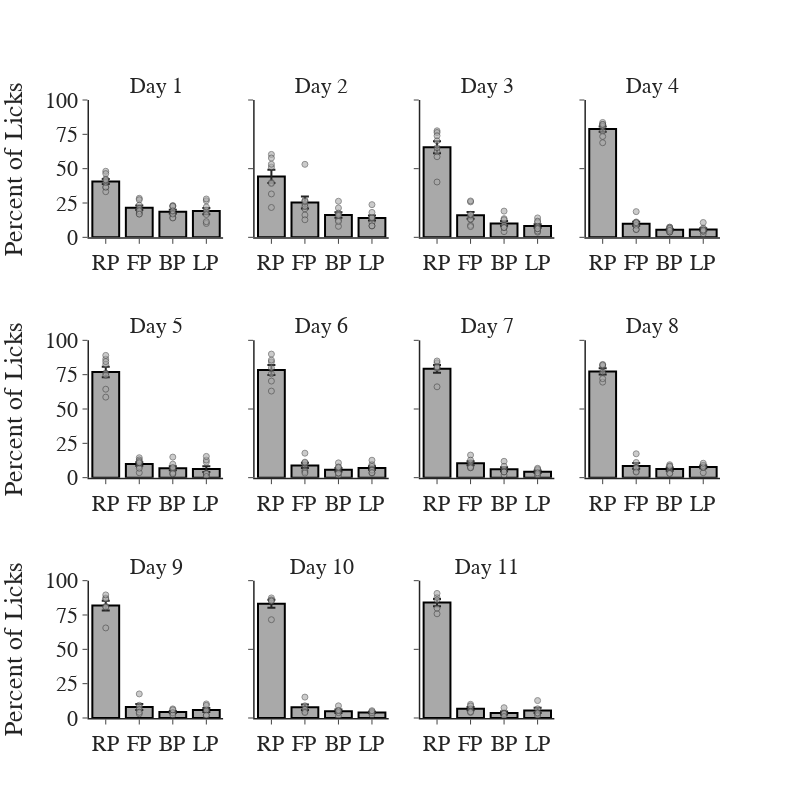

Notebook code cell kept with this figure:
### Code cell
## Young mice in A
age_group = 'Young Adult'
context = 'A'
x_axis = ['RP', 'FP', 'BP', 'LP']
licks = avg_licks[(avg_licks['group'] == age_group) & (avg_licks['session'] == context)]
fig = pf.custom_graph_template(x_title='', y_title='', rows=3, columns=4, shared_y=True, height=800, width=800,
                               titles=[f'Day {x}' for x in np.arange(1, licks.shape[0]+1)])
for idx, day in enumerate(licks['context_day'].unique()):
    if idx < 4:
        row, col = 1, idx + 1
    elif (idx >= 4) & (idx < 8):
        row, col = 2, idx - 3
    else:
        row, col = 3, idx - 7

    pdata = licks[licks['context_day'] == day]
    y_data = [pdata['reward_ports']['mean'].values[0],
              pdata['front_ports']['mean'].values[0],
              pdata['back_ports']['mean'].values[0],
              pdata['final_ports']['mean'].values[0]]
    y_sem = [pdata['reward_ports']['sem'].values[0],
              pdata['front_ports']['sem'].values[0],
              pdata['back_ports']['sem'].values[0],
              pdata['final_ports']['sem'].values[0]]
    fig.add_trace(go.Bar(x=x_axis, y=y_data, showlegend=False, marker_color=group_colors_dict[age_group],
                         error_y=dict(type='data', array=y_sem), marker_line_color='black', marker_line_width=2), row=row, col=col)

sub_df = lick_df[(lick_df['session'] == context) & (lick_df['group'] == age_group)]
for mouse in sub_df['mouse'].unique():
    mdata = sub_df[sub_df['mouse'] == mouse]
    for idx, day in enumerate(mdata['context_day'].unique()):
        if idx < 4:
            row, col = 1, idx + 1
        elif (idx >= 4) & (idx < 8):
            row, col = 2, idx - 3
        else:
            row, col = 3, idx - 7
        
        data = mdata[mdata['context_day'] == day]
        fig.add_trace(go.Scatter(x=x_axis, y=data.loc[:, ['reward_ports', 'front_ports', 'back_ports', 'final_ports']].to_numpy()[0],
                                 mode='markers', marker_color=group_colors_dict[age_group], marker=dict(line=dict(width=1)),
                                 name=mouse, showlegend=False, opacity=0.6), row=row, col=col)
fig.update_yaxes(title='Percent of Licks', col=1, dtick=25, range=[0, 100])
fig.show()

### Figure 1 — Plotly figure (JSON) as saved in the notebook; plotly's stock layout.template omitted (floating-point values rounded to 4 significant figures)
{"data": [{"error_y": {"array": [1.813, 1.589, 1.318, 2.276], "type": "data"}, "marker": {"color": "darkgrey", "line": {"color": "black", "width": 2}}, "showlegend": false, "type": "bar", "x": ["RP", "FP", "BP", "LP"], "xaxis": "x", "y": [40.61, 21.51, 18.72, 19.16], "yaxis": "y"}, {"error_y": {"array": [4.783, 4.327, 2.04, 1.83], "type": "data"}, "marker": {"color": "darkgrey", "line": {"color": "black", "width": 2}}, "showlegend": false, "type": "bar", "x": ["RP", "FP", "BP", "LP"], "xaxis": "x2", "y": [44.38, 25.35, 16.24, 14.02], "yaxis": "y2"}, {"error_y": {"array": [4.33, 2.469, 1.681, 1.313], "type": "data"}, "marker": {"color": "darkgrey", "line": {"color": "black", "width": 2}}, "showlegend": false, "type": "bar", "x": ["RP", "FP", "BP", "LP"], "xaxis": "x3", "y": [65.57, 16.04, 10.15, 8.235], "yaxis": "y3"}, {"error_y": {"array": [1.838, 1.458, 0.5472, 0.8442], "type": "data"}, "marker": {"color": "darkgrey", "line": {"color": "black", "width": 2}}, "showlegend": false, "type": "bar", "x": ["RP", "FP", "BP", "LP"], "xaxis": "x4", "y": [78.79, 9.967, 5.537, 5.701], "yaxis": "y4"}, {"error_y": {"array": [3.829, 1.245, 1.457, 2.085], "type": "data"}, "marker": {"color": "darkgrey", "line": {"color": "black", "width": 2}}, "showlegend": false, "type": "bar", "x": ["RP", "FP", "BP", "LP"], "xaxis": "x5", "y": [77.0, 9.91, 6.804, 6.282], "yaxis": "y5"}, {"error_y": {"array": [3.557, 1.914, 1.243, 1.287], "type": "data"}, "marker": {"color": "darkgrey", "line": {"color": "black", "width": 2}}, "showlegend": false, "type": "bar", "x": ["RP", "FP", "BP", "LP"], "xaxis": "x6", "y": [78.39, 8.882, 5.766, 6.962], "yaxis": "y6"}, {"error_y": {"array": [2.747, 1.494, 1.448, 0.9217], "type": "data"}, "marker": {"color": "darkgrey", "line": {"color": "black", "width": 2}}, "showlegend": false, "type": "bar", "x": ["RP", "FP", "BP", "LP"], "xaxis": "x7", "y": [79.22, 10.49, 6.061, 4.229], "yaxis": "y7"}, {"error_y": {"array": [2.238, 2.031, 1.139, 0.956], "type": "data"}, "marker": {"color": "darkgrey", "line": {"color": "black", "width": 2}}, "showlegend": false, "type": "bar", "x": ["RP", "FP", "BP", "LP"], "xaxis": "x8", "y": [77.36, 8.577, 6.218, 7.842], "yaxis": "y8"}, {"error_y": {"array": [3.559, 2.124, 0.6663, 1.446], "type": "data"}, "marker": {"color": "darkgrey", "line": {"color": "black", "width": 2}}, "showlegend": false, "type": "bar", "x": ["RP", "FP", "BP", "LP"], "xaxis": "x9", "y": [81.87, 8.007, 4.368, 5.756], "yaxis": "y9"}, {"error_y": {"array": [2.916, 2.028, 1.228, 0.4926], "type": "data"}, "marker": {"color": "darkgrey", "line": {"color": "black", "width": 2}}, "showlegend": false, "type": "bar", "x": ["RP", "FP", "BP", "LP"], "xaxis": "x10", "y": [83.14, 7.832, 4.952, 4.074], "yaxis": "y10"}, {"error_y": {"array": [2.688, 1.155, 1.075, 1.965], "type": "data"}, "marker": {"color": "darkgrey", "line": {"color": "black", "width": 2}}, "showlegend": false, "type": "bar", "x": ["RP", "FP", "BP", "LP"], "xaxis": "x11", "y": [84.04, 6.823, 3.581, 5.554], "yaxis": "y11"}, {"marker": {"color": "darkgrey", "line": {"width": 1}}, "mode": "markers", "name": "mca24", "opacity": 0.6, "showlegend": false, "type": "scatter", "x": ["RP", "FP", "BP", "LP"], "xaxis": "x", "y": [36.35, 28.41, 16.61, 18.63], "yaxis": "y"}, {"marker": {"color": "darkgrey", "line": {"width": 1}}, "mode": "markers", "name": "mca24", "opacity": 0.6, "showlegend": false, "type": "scatter", "x": ["RP", "FP", "BP", "LP"], "xaxis": "x2", "y": [39.93, 24.32, 21.38, 14.38], "yaxis": "y2"}, {"marker": {"color": "darkgrey", "line": {"width": 1}}, "mode": "markers", "name": "mca24", "opacity": 0.6, "showlegend": false, "type": "scatter", "x": ["RP", "FP", "BP", "LP"], "xaxis": "x3", "y": [62.25, 25.8, 8.19, 3.756], "yaxis": "y3"}, {"marker": {"color": "darkgrey", "line": {"width": 1}}, "mode": "markers", "name": "mca24", "opacity": 0.6, "showlegend": false, "type": "scatter", "x": ["RP", "FP", "BP", "LP"], "xaxis": "x4", "y": [82.2, 11.21, 3.956, 2.637], "yaxis": "y4"}, {"marker": {"color": "darkgrey", "line": {"width": 1}}, "mode": "markers", "name": "mca24", "opacity": 0.6, "showlegend": false, "type": "scatter", "x": ["RP", "FP", "BP", "LP"], "xaxis": "x5", "y": [86.33, 8.246, 2.61, 2.818], "yaxis": "y5"}, {"marker": {"color": "darkgrey", "line": {"width": 1}}, "mode": "markers", "name": "mca24", "opacity": 0.6, "showlegend": false, "type": "scatter", "x": ["RP", "FP", "BP", "LP"], "xaxis": "x6", "y": [89.99, 5.397, 1.276, 3.337], "yaxis": "y6"}, {"marker": {"color": "darkgrey", "line": {"width": 1}}, "mode": "markers", "name": "mca25", "opacity": 0.6, "showlegend": false, "type": "scatter", "x": ["RP", "FP", "BP", "LP"], "xaxis": "x", "y": [48.11, 27.38, 14.41, 10.1], "yaxis": "y"}, {"marker": {"color": "darkgrey", "line": {"width": 1}}, "mode": "markers", "name": "mca25", "opacity": 0.6, "showlegend": false, "type": "scatter", "x": ["RP", "FP", "BP", "LP"], "xaxis": "x2", "y": [60.38, 20.75, 8.019, 10.85], "yaxis": "y2"}, {"marker": {"color": "darkgrey", "line": {"width": 1}}, "mode": "markers", "name": "mca25", "opacity": 0.6, "showlegend": false, "type": "scatter", "x": ["RP", "FP", "BP", "LP"], "xaxis": "x3", "y": [77.57, 8.745, 9.125, 4.563], "yaxis": "y3"}, {"marker": {"color": "darkgrey", "line": {"width": 1}}, "mode": "markers", "name": "mca25", "opacity": 0.6, "showlegend": false, "type": "scatter", "x": ["RP", "FP", "BP", "LP"], "xaxis": "x4", "y": [81.82, 8.312, 3.896, 5.974], "yaxis": "y4"}, {"marker": {"color": "darkgrey", "line": {"width": 1}}, "mode": "markers", "name": "mca25", "opacity": 0.6, "showlegend": false, "type": "scatter", "x": ["RP", "FP", "BP", "LP"], "xaxis": "x5", "y": [89.03, 3.613, 6.194, 1.161], "yaxis": "y5"}, {"marker": {"color": "darkgrey", "line": {"width": 1}}, "mode": "markers", "name": "mca26", "opacity": 0.6, "showlegend": false, "type": "scatter", "x": ["RP", "FP", "BP", "LP"], "xaxis": "x", "y": [33.23, 17.06, 23.12, 26.59], "yaxis": "y"}, {"marker": {"color": "darkgrey", "line": {"width": 1}}, "mode": "markers", "name": "mca26", "opacity": 0.6, "showlegend": false, "type": "scatter", "x": ["RP", "FP", "BP", "LP"], "xaxis": "x2", "y": [31.6, 26.93, 17.67, 23.8], "yaxis": "y2"}, {"marker": {"color": "darkgrey", "line": {"width": 1}}, "mode": "markers", "name": "mca26", "opacity": 0.6, "showlegend": false, "type": "scatter", "x": ["RP", "FP", "BP", "LP"], "xaxis": "x3", "y": [40.28, 26.49, 19.1, 14.13], "yaxis": "y3"}, {"marker": {"color": "darkgrey", "line": {"width": 1}}, "mode": "markers", "name": "mca26", "opacity": 0.6, "showlegend": false, "type": "scatter", "x": ["RP", "FP", "BP", "LP"], "xaxis": "x4", "y": [68.89, 18.71, 7.23, 5.164], "yaxis": "y4"}, {"marker": {"color": "darkgrey", "line": {"width": 1}}, "mode": "markers", "name": "mca26", "opacity": 0.6, "showlegend": false, "type": "scatter", "x": ["RP", "FP", "BP", "LP"], "xaxis": "x5", "y": [76.15, 14.51, 6.756, 2.585], "yaxis": "y5"}, {"marker": {"color": "darkgrey", "line": {"width": 1}}, "mode": "markers", "name": "mca26", "opacity": 0.6, "showlegend": false, "type": "scatter", "x": ["RP", "FP", "BP", "LP"], "xaxis": "x6", "y": [70.32, 9.269, 10.78, 9.626], "yaxis": "y6"}, {"marker": {"color": "darkgrey", "line": {"width": 1}}, "mode": "markers", "name": "mca26", "opacity": 0.6, "showlegend": false, "type": "scatter", "x": ["RP", "FP", "BP", "LP"], "xaxis": "x7", "y": [66.16, 16.46, 11.92, 5.458], "yaxis": "y7"}, {"marker": {"color": "darkgrey", "line": {"width": 1}}, "mode": "markers", "name": "mca26", "opacity": 0.6, "showlegend": false, "type": "scatter", "x": ["RP", "FP", "BP", "LP"], "xaxis": "x8", "y": [69.55, 17.39, 9.43, 3.635], "yaxis": "y8"}, {"marker": {"color": "darkgrey", "line": {"width": 1}}, "mode": "markers", "name": "mca26", "opacity": 0.6, "showlegend": false, "type": "scatter", "x": ["RP", "FP", "BP", "LP"], "xaxis": "x9", "y": [65.59, 17.52, 6.63, 10.26], "yaxis": "y9"}, {"marker": {"color": "darkgrey", "line": {"width": 1}}, "mode": "markers", "name": "mca26", "opacity": 0.6, "showlegend": false, "type": "scatter", "x": ["RP", "FP", "BP", "LP"], "xaxis": "x10", "y": [71.58, 15.22, 8.863, 4.335], "yaxis": "y10"}, {"marker": {"color": "darkgrey", "line": {"width": 1}}, "mode": "markers", "name": "mca26", "opacity": 0.6, "showlegend": false, "type": "scatter", "x": ["RP", "FP", "BP", "LP"], "xaxis": "x11", "y": [75.87, 9.959, 7.495, 6.674], "yaxis": "y11"}, {"marker": {"color": "darkgrey", "line": {"width": 1}}, "mode": "markers", "name": "mca27", "opacity": 0.6, "showlegend": false, "type": "scatter", "x": ["RP", "FP", "BP", "LP"], "xaxis": "x", "y": [42.57, 23.45, 14.06, 19.92], "yaxis": "y"}, {"marker": {"color": "darkgrey", "line": {"width": 1}}, "mode": "markers", "name": "mca27", "opacity": 0.6, "showlegend": false, "type": "scatter", "x": ["RP", "FP", "BP", "LP"], "xaxis": "x2", "y": [51.16, 22.48, 12.49, 13.87], "yaxis": "y2"}, {"marker": {"color": "darkgrey", "line": {"width": 1}}, "mode": "markers", "name": "mca27", "opacity": 0.6, "showlegend": false, "type": "scatter", "x": ["RP", "FP", "BP", "LP"], "xaxis": "x3", "y": [76.33, 13.32, 4.14, 6.21], "yaxis": "y3"}, {"marker": {"color": "darkgrey", "line": {"width": 1}}, "mode": "markers", "name": "mca27", "opacity": 0.6, "showlegend": false, "type": "scatter", "x": ["RP", "FP", "BP", "LP"], "xaxis": "x4", "y": [83.64, 5.818, 3.818, 6.727], "yaxis": "y4"}, {"marker": {"color": "darkgrey", "line": {"width": 1}}, "mode": "markers", "name": "mca27", "opacity": 0.6, "showlegend": false, "type": "scatter", "x": ["RP", "FP", "BP", "LP"], "xaxis": "x5", "y": [74.46, 10.45, 3.814, 11.28], "yaxis": "y5"}, {"marker": {"color": "darkgrey", "line": {"width": 1}}, "mode": "markers", "name": "mca27", "opacity": 0.6, "showlegend": false, "type": "scatter", "x": ["RP", "FP", "BP", "LP"], "xaxis": "x6", "y": [84.27, 4.31, 3.233, 8.19], "yaxis": "y6"}, {"marker": {"color": "darkgrey", "line": {"width": 1}}, "mode": "markers", "name": "mca27", "opacity": 0.6, "showlegend": false, "type": "scatter", "x": ["RP", "FP", "BP", "LP"], "xaxis": "x7", "y": [83.66, 8.268, 1.969, 6.102], "yaxis": "y7"}, {"marker": {"color": "darkgrey", "line": {"width": 1}}, "mode": "markers", "name": "mca27", "opacity": 0.6, "showlegend": false, "type": "scatter", "x": ["RP", "FP", "BP", "LP"], "xaxis": "x8", "y": [81.13, 4.644, 5.225, 8.999], "yaxis": "y8"}, {"marker": {"color": "darkgrey", "line": {"width": 1}}, "mode": "markers", "name": "mca27", "opacity": 0.6, "showlegend": false, "type": "scatter", "x": ["RP", "FP", "BP", "LP"], "xaxis": "x9", "y": [81.3, 9.291, 3.667, 5.746], "yaxis": "y9"}, {"marker": {"color": "darkgrey", "line": {"width": 1}}, "mode": "markers", "name": "mca27", "opacity": 0.6, "showlegend": false, "type": "scatter", "x": ["RP", "FP", "BP", "LP"], "xaxis": "x10", "y": [85.5, 4.743, 5.149, 4.607], "yaxis": "y10"}, {"marker": {"color": "darkgrey", "line": {"width": 1}}, "mode": "markers", "name": "mca27", "opacity": 0.6, "showlegend": false, "type": "scatter", "x": ["RP", "FP", "BP", "LP"], "xaxis": "x11", "y": [87.7, 6.691, 2.532, 3.074], "yaxis": "y11"}, {"marker": {"color": "darkgrey", "line": {"width": 1}}, "mode": "markers", "name": "mca36", "opacity": 0.6, "showlegend": false, "type": "scatter", "x": ["RP", "FP", "BP", "LP"], "xaxis": "x", "y": [36.59, 18.43, 17.06, 27.92], "yaxis": "y"}, {"marker": {"color": "darkgrey", "line": {"width": 1}}, "mode": "markers", "name": "mca36", "opacity": 0.6, "showlegend": false, "type": "scatter", "x": ["RP", "FP", "BP", "LP"], "xaxis": "x2", "y": [57.77, 16.24, 11.55, 14.44], "yaxis": "y2"}, {"marker": {"color": "darkgrey", "line": {"width": 1}}, "mode": "markers", "name": "mca36", "opacity": 0.6, "showlegend": false, "type": "scatter", "x": ["RP", "FP", "BP", "LP"], "xaxis": "x3", "y": [73.98, 7.843, 7.13, 11.05], "yaxis": "y3"}, {"marker": {"color": "darkgrey", "line": {"width": 1}}, "mode": "markers", "name": "mca36", "opacity": 0.6, "showlegend": false, "type": "scatter", "x": ["RP", "FP", "BP", "LP"], "xaxis": "x4", "y": [77.25, 10.62, 7.476, 4.659], "yaxis": "y4"}, {"marker": {"color": "darkgrey", "line": {"width": 1}}, "mode": "markers", "name": "mca36", "opacity": 0.6, "showlegend": false, "type": "scatter", "x": ["RP", "FP", "BP", "LP"], "xaxis": "x5", "y": [64.41, 12.92, 9.846, 12.82], "yaxis": "y5"}, {"marker": {"color": "darkgrey", "line": {"width": 1}}, "mode": "markers", "name": "mca36", "opacity": 0.6, "showlegend": false, "type": "scatter", "x": ["RP", "FP", "BP", "LP"], "xaxis": "x6", "y": [63.04, 17.83, 6.417, 12.72], "yaxis": "y6"}, {"marker": {"color": "darkgrey", "line": {"width": 1}}, "mode": "markers", "name": "mca36", "opacity": 0.6, "showlegend": false, "type": "scatter", "x": ["RP", "FP", "BP", "LP"], "xaxis": "x7", "y": [80.26, 7.15, 5.763, 6.83], "yaxis": "y7"}, {"marker": {"color": "darkgrey", "line": {"width": 1}}, "mode": "markers", "name": "mca36", "opacity": 0.6, "showlegend": false, "type": "scatter", "x": ["RP", "FP", "BP", "LP"], "xaxis": "x8", "y": [82.44, 6.909, 3.162, 7.494], "yaxis": "y8"}, {"marker": {"color": "darkgrey", "line": {"width": 1}}, "mode": "markers", "name": "mca36", "opacity": 0.6, "showlegend": false, "type": "scatter", "x": ["RP", "FP", "BP", "LP"], "xaxis": "x9", "y": [87.37, 3.044, 3.957, 5.632], "yaxis": "y9"}, {"marker": {"color": "darkgrey", "line": {"width": 1}}, "mode": "markers", "name": "mca37", "opacity": 0.6, "showlegend": false, "type": "scatter", "x": ["RP", "FP", "BP", "LP"], "xaxis": "x", "y": [39.9, 21.08, 22.39, 16.63], "yaxis": "y"}, {"marker": {"color": "darkgrey", "line": {"width": 1}}, "mode": "markers", "name": "mca37", "opacity": 0.6, "showlegend": false, "type": "scatter", "x": ["RP", "FP", "BP", "LP"], "xaxis": "x2", "y": [39.26, 26.15, 26.27, 8.324], "yaxis": "y2"}, {"marker": {"color": "darkgrey", "line": {"width": 1}}, "mode": "markers", "name": "mca37", "opacity": 0.6, "showlegend": false, "type": "scatter", "x": ["RP", "FP", "BP", "LP"], "xaxis": "x3", "y": [65.24, 13.11, 13.59, 8.058], "yaxis": "y3"}, {"marker": {"color": "darkgrey", "line": {"width": 1}}, "mode": "markers", "name": "mca37", "opacity": 0.6, "showlegend": false, "type": "scatter", "x": ["RP", "FP", "BP", "LP"], "xaxis": "x4", "y": [80.83, 8.713, 6.166, 4.29], "yaxis": "y4"}, {"marker": {"color": "darkgrey", "line": {"width": 1}}, "mode": "markers", "name": "mca37", "opacity": 0.6, "showlegend": false, "type": "scatter", "x": ["RP", "FP", "BP", "LP"], "xaxis": "x5", "y": [82.49, 6.853, 7.36, 3.299], "yaxis": "y5"}, {"marker": {"color": "darkgrey", "line": {"width": 1}}, "mode": "markers", "name": "mca37", "opacity": 0.6, "showlegend": false, "type": "scatter", "x": ["RP", "FP", "BP", "LP"], "xaxis": "x6", "y": [75.64, 10.77, 7.806, 5.787], "yaxis": "y6"}, {"marker": {"color": "darkgrey", "line": {"width": 1}}, "mode": "markers", "name": "mca37", "opacity": 0.6, "showlegend": false, "type": "scatter", "x": ["RP", "FP", "BP", "LP"], "xaxis": "x7", "y": [79.62, 10.99, 8.28, 1.115], "yaxis": "y7"}, {"marker": {"color": "darkgrey", "line": {"width": 1}}, "mode": "markers", "name": "mca37", "opacity": 0.6, "showlegend": false, "type": "scatter", "x": ["RP", "FP", "BP", "LP"], "xaxis": "x8", "y": [72.1, 11.05, 7.971, 8.877], "yaxis": "y8"}, {"marker": {"color": "darkgrey", "line": {"width": 1}}, "mode": "markers", "name": "mca37", "opacity": 0.6, "showlegend": false, "type": "scatter", "x": ["RP", "FP", "BP", "LP"], "xaxis": "x9", "y": [86.64, 7.942, 3.791, 1.625], "yaxis": "y9"}, {"marker": {"color": "darkgrey", "line": {"width": 1}}, "mode": "markers", "name": "mca37", "opacity": 0.6, "showlegend": false, "type": "scatter", "x": ["RP", "FP", "BP", "LP"], "xaxis": "x10", "y": [87.45, 8.874, 1.299, 2.381], "yaxis": "y10"}, {"marker": {"color": "darkgrey", "line": {"width": 1}}, "mode": "markers", "name": "mca37", "opacity": 0.6, "showlegend": false, "type": "scatter", "x": ["RP", "FP", "BP", "LP"], "xaxis": "x11", "y": [85.92, 8.838, 3.601, 1.637], "yaxis": "y11"}, {"marker": {"color": "darkgrey", "line": {"width": 1}}, "mode": "markers", "name": "mca38", "opacity": 0.6, "showlegend": false, "type": "scatter", "x": ["RP", "FP", "BP", "LP"], "xaxis": "x", "y": [46.4, 19.41, 22.79, 11.4], "yaxis": "y"}, {"marker": {"color": "darkgrey", "line": {"width": 1}}, "mode": "markers", "name": "mca38", "opacity": 0.6, "showlegend": false, "type": "scatter", "x": ["RP", "FP", "BP", "LP"], "xaxis": "x2", "y": [21.74, 53.16, 16.73, 8.365], "yaxis": "y2"}, {"marker": {"color": "darkgrey", "line": {"width": 1}}, "mode": "markers", "name": "mca38", "opacity": 0.6, "showlegend": false, "type": "scatter", "x": ["RP", "FP", "BP", "LP"], "xaxis": "x3", "y": [70.25, 16.3, 7.115, 6.339], "yaxis": "y3"}, {"marker": {"color": "darkgrey", "line": {"width": 1}}, "mode": "markers", "name": "mca38", "opacity": 0.6, "showlegend": false, "type": "scatter", "x": ["RP", "FP", "BP", "LP"], "xaxis": "x4", "y": [82.27, 5.663, 6.706, 5.365], "yaxis": "y4"}, {"marker": {"color": "darkgrey", "line": {"width": 1}}, "mode": "markers", "name": "mca38", "opacity": 0.6, "showlegend": false, "type": "scatter", "x": ["RP", "FP", "BP", "LP"], "xaxis": "x5", "y": [84.53, 11.8, 2.871, 0.7974], "yaxis": "y5"}, {"marker": {"color": "darkgrey", "line": {"width": 1}}, "mode": "markers", "name": "mca38", "opacity": 0.6, "showlegend": false, "type": "scatter", "x": ["RP", "FP", "BP", "LP"], "xaxis": "x6", "y": [79.88, 11.31, 3.377, 5.433], "yaxis": "y6"}, {"marker": {"color": "darkgrey", "line": {"width": 1}}, "mode": "markers", "name": "mca38", "opacity": 0.6, "showlegend": false, "type": "scatter", "x": ["RP", "FP", "BP", "LP"], "xaxis": "x7", "y": [80.63, 12.76, 4.252, 2.362], "yaxis": "y7"}, {"marker": {"color": "darkgrey", "line": {"width": 1}}, "mode": "markers", "name": "mca38", "opacity": 0.6, "showlegend": false, "type": "scatter", "x": ["RP", "FP", "BP", "LP"], "xaxis": "x8", "y": [82.0, 7.421, 3.041, 7.543], "yaxis": "y8"}, {"marker": {"color": "darkgrey", "line": {"width": 1}}, "mode": "markers", "name": "mca38", "opacity": 0.6, "showlegend": false, "type": "scatter", "x": ["RP", "FP", "BP", "LP"], "xaxis": "x9", "y": [89.62, 6.096, 2.205, 2.075], "yaxis": "y9"}, {"marker": {"color": "darkgrey", "line": {"width": 1}}, "mode": "markers", "name": "mca38", "opacity": 0.6, "showlegend": false, "type": "scatter", "x": ["RP", "FP", "BP", "LP"], "xaxis": "x10", "y": [86.02, 6.341, 3.902, 3.74], "yaxis": "y10"}, {"marker": {"color": "darkgrey", "line": {"width": 1}}, "mode": "markers", "name": "mca38", "opacity": 0.6, "showlegend": false, "type": "scatter", "x": ["RP", "FP", "BP", "LP"], "xaxis": "x11", "y": [80, 4.045, 3.258, 12.7], "yaxis": "y11"}, {"marker": {"color": "darkgrey", "line": {"width": 1}}, "mode": "markers", "name": "mca39", "opacity": 0.6, "showlegend": false, "type": "scatter", "x": ["RP", "FP", "BP", "LP"], "xaxis": "x", "y": [41.75, 16.86, 19.3, 22.09], "yaxis": "y"}, {"marker": {"color": "darkgrey", "line": {"width": 1}}, "mode": "markers", "name": "mca39", "opacity": 0.6, "showlegend": false, "type": "scatter", "x": ["RP", "FP", "BP", "LP"], "xaxis": "x2", "y": [53.21, 12.78, 15.85, 18.16], "yaxis": "y2"}, {"marker": {"color": "darkgrey", "line": {"width": 1}}, "mode": "markers", "name": "mca39", "opacity": 0.6, "showlegend": false, "type": "scatter", "x": ["RP", "FP", "BP", "LP"], "xaxis": "x3", "y": [58.7, 16.75, 12.78, 11.77], "yaxis": "y3"}, {"marker": {"color": "darkgrey", "line": {"width": 1}}, "mode": "markers", "name": "mca39", "opacity": 0.6, "showlegend": false, "type": "scatter", "x": ["RP", "FP", "BP", "LP"], "xaxis": "x4", "y": [73.47, 10.69, 5.05, 10.79], "yaxis": "y4"}, {"marker": {"color": "darkgrey", "line": {"width": 1}}, "mode": "markers", "name": "mca39", "opacity": 0.6, "showlegend": false, "type": "scatter", "x": ["RP", "FP", "BP", "LP"], "xaxis": "x5", "y": [58.64, 10.88, 14.98, 15.49], "yaxis": "y5"}, {"marker": {"color": "darkgrey", "line": {"width": 1}}, "mode": "markers", "name": "mca39", "opacity": 0.6, "showlegend": false, "type": "scatter", "x": ["RP", "FP", "BP", "LP"], "xaxis": "x6", "y": [85.59, 3.299, 7.465, 3.646], "yaxis": "y6"}, {"marker": {"color": "darkgrey", "line": {"width": 1}}, "mode": "markers", "name": "mca39", "opacity": 0.6, "showlegend": false, "type": "scatter", "x": ["RP", "FP", "BP", "LP"], "xaxis": "x7", "y": [84.96, 7.352, 4.177, 3.509], "yaxis": "y7"}, {"marker": {"color": "darkgrey", "line": {"width": 1}}, "mode": "markers", "name": "mca39", "opacity": 0.6, "showlegend": false, "type": "scatter", "x": ["RP", "FP", "BP", "LP"], "xaxis": "x8", "y": [76.96, 4.051, 8.481, 10.51], "yaxis": "y8"}, {"marker": {"color": "darkgrey", "line": {"width": 1}}, "mode": "markers", "name": "mca39", "opacity": 0.6, "showlegend": false, "type": "scatter", "x": ["RP", "FP", "BP", "LP"], "xaxis": "x9", "y": [80.7, 4.145, 5.959, 9.197], "yaxis": "y9"}, {"marker": {"color": "darkgrey", "line": {"width": 1}}, "mode": "markers", "name": "mca39", "opacity": 0.6, "showlegend": false, "type": "scatter", "x": ["RP", "FP", "BP", "LP"], "xaxis": "x10", "y": [85.16, 3.981, 5.549, 5.308], "yaxis": "y10"}, {"marker": {"color": "darkgrey", "line": {"width": 1}}, "mode": "markers", "name": "mca39", "opacity": 0.6, "showlegend": false, "type": "scatter", "x": ["RP", "FP", "BP", "LP"], "xaxis": "x11", "y": [90.71, 4.58, 1.018, 3.69], "yaxis": "y11"}], "layout": {"annotations": [{"font": {"size": 22}, "showarrow": false, "text": "Day 1", "x": 0.1062, "xanchor": "center", "xref": "paper", "y": 1, "yanchor": "bottom", "yref": "paper"}, {"font": {"size": 22}, "showarrow": false, "text": "Day 2", "x": 0.3688, "xanchor": "center", "xref": "paper", "y": 1, "yanchor": "bottom", "yref": "paper"}, {"font": {"size": 22}, "showarrow": false, "text": "Day 3", "x": 0.6313, "xanchor": "center", "xref": "paper", "y": 1, "yanchor": "bottom", "yref": "paper"}, {"font": {"size": 22}, "showarrow": false, "text": "Day 4", "x": 0.8938, "xanchor": "center", "xref": "paper", "y": 1, "yanchor": "bottom", "yref": "paper"}, {"font": {"size": 22}, "showarrow": false, "text": "Day 5", "x": 0.1062, "xanchor": "center", "xref": "paper", "y": 0.6111, "yanchor": "bottom", "yref": "paper"}, {"font": {"size": 22}, "showarrow": false, "text": "Day 6", "x": 0.3688, "xanchor": "center", "xref": "paper", "y": 0.6111, "yanchor": "bottom", "yref": "paper"}, {"font": {"size": 22}, "showarrow": false, "text": "Day 7", "x": 0.6313, "xanchor": "center", "xref": "paper", "y": 0.6111, "yanchor": "bottom", "yref": "paper"}, {"font": {"size": 22}, "showarrow": false, "text": "Day 8", "x": 0.8938, "xanchor": "center", "xref": "paper", "y": 0.6111, "yanchor": "bottom", "yref": "paper"}, {"font": {"size": 22}, "showarrow": false, "text": "Day 9", "x": 0.1062, "xanchor": "center", "xref": "paper", "y": 0.2222, "yanchor": "bottom", "yref": "paper"}, {"font": {"size": 22}, "showarrow": false, "text": "Day 10", "x": 0.3688, "xanchor": "center", "xref": "paper", "y": 0.2222, "yanchor": "bottom", "yref": "paper"}, {"font": {"size": 22}, "showarrow": false, "text": "Day 11", "x": 0.6313, "xanchor": "center", "xref": "paper", "y": 0.2222, "yanchor": "bottom", "yref": "paper"}], "font": {"family": "Arial", "size": 22}, "height": 800, "title": {"x": 0.5, "xanchor": "center", "y": 0.9, "yanchor": "top"}, "width": 800, "xaxis": {"anchor": "y", "domain": [0, 0.2125], "linewidth": 1.5, "title": {"text": ""}}, "xaxis10": {"anchor": "y10", "domain": [0.2625, 0.475], "linewidth": 1.5, "title": {"text": ""}}, "xaxis11": {"anchor": "y11", "domain": [0.525, 0.7375], "linewidth": 1.5, "title": {"text": ""}}, "xaxis12": {"anchor": "y12", "domain": [0.7875, 1], "linewidth": 1.5, "title": {"text": ""}}, "xaxis2": {"anchor": "y2", "domain": [0.2625, 0.475], "linewidth": 1.5, "title": {"text": ""}}, "xaxis3": {"anchor": "y3", "domain": [0.525, 0.7375], "linewidth": 1.5, "title": {"text": ""}}, "xaxis4": {"anchor": "y4", "domain": [0.7875, 1], "linewidth": 1.5, "title": {"text": ""}}, "xaxis5": {"anchor": "y5", "domain": [0, 0.2125], "linewidth": 1.5, "title": {"text": ""}}, "xaxis6": {"anchor": "y6", "domain": [0.2625, 0.475], "linewidth": 1.5, "title": {"text": ""}}, "xaxis7": {"anchor": "y7", "domain": [0.525, 0.7375], "linewidth": 1.5, "title": {"text": ""}}, "xaxis8": {"anchor": "y8", "domain": [0.7875, 1], "linewidth": 1.5, "title": {"text": ""}}, "xaxis9": {"anchor": "y9", "domain": [0, 0.2125], "linewidth": 1.5, "title": {"text": ""}}, "yaxis": {"anchor": "x", "domain": [0.7778, 1], "dtick": 25, "linewidth": 1.5, "matches": "y", "range": [0, 100], "title": {"text": "Percent of Licks"}}, "yaxis10": {"anchor": "x10", "domain": [0, 0.2222], "linewidth": 1.5, "matches": "y", "showticklabels": false, "title": {"text": ""}}, "yaxis11": {"anchor": "x11", "domain": [0, 0.2222], "linewidth": 1.5, "matches": "y", "showticklabels": false, "title": {"text": ""}}, "yaxis12": {"anchor": "x12", "domain": [0, 0.2222], "linewidth": 1.5, "matches": "y", "showticklabels": false, "title": {"text": ""}}, "yaxis2": {"anchor": "x2", "domain": [0.7778, 1], "linewidth": 1.5, "matches": "y", "showticklabels": false, "title": {"text": ""}}, "yaxis3": {"anchor": "x3", "domain": [0.7778, 1], "linewidth": 1.5, "matches": "y", "showticklabels": false, "title": {"text": ""}}, "yaxis4": {"anchor": "x4", "domain": [0.7778, 1], "linewidth": 1.5, "matches": "y", "showticklabels": false, "title": {"text": ""}}, "yaxis5": {"anchor": "x5", "domain": [0.3889, 0.6111], "dtick": 25, "linewidth": 1.5, "matches": "y", "range": [0, 100], "title": {"text": "Percent of Licks"}}, "yaxis6": {"anchor": "x6", "domain": [0.3889, 0.6111], "linewidth": 1.5, "matches": "y", "showticklabels": false, "title": {"text": ""}}, "yaxis7": {"anchor": "x7", "domain": [0.3889, 0.6111], "linewidth": 1.5, "matches": "y", "showticklabels": false, "title": {"text": ""}}, "yaxis8": {"anchor": "x8", "domain": [0.3889, 0.6111], "linewidth": 1.5, "matches": "y", "showticklabels": false, "title": {"text": ""}}, "yaxis9": {"anchor": "x9", "domain": [0, 0.2222], "dtick": 25, "linewidth": 1.5, "matches": "y", "range": [0, 100], "title": {"text": "Percent of Licks"}}}}
